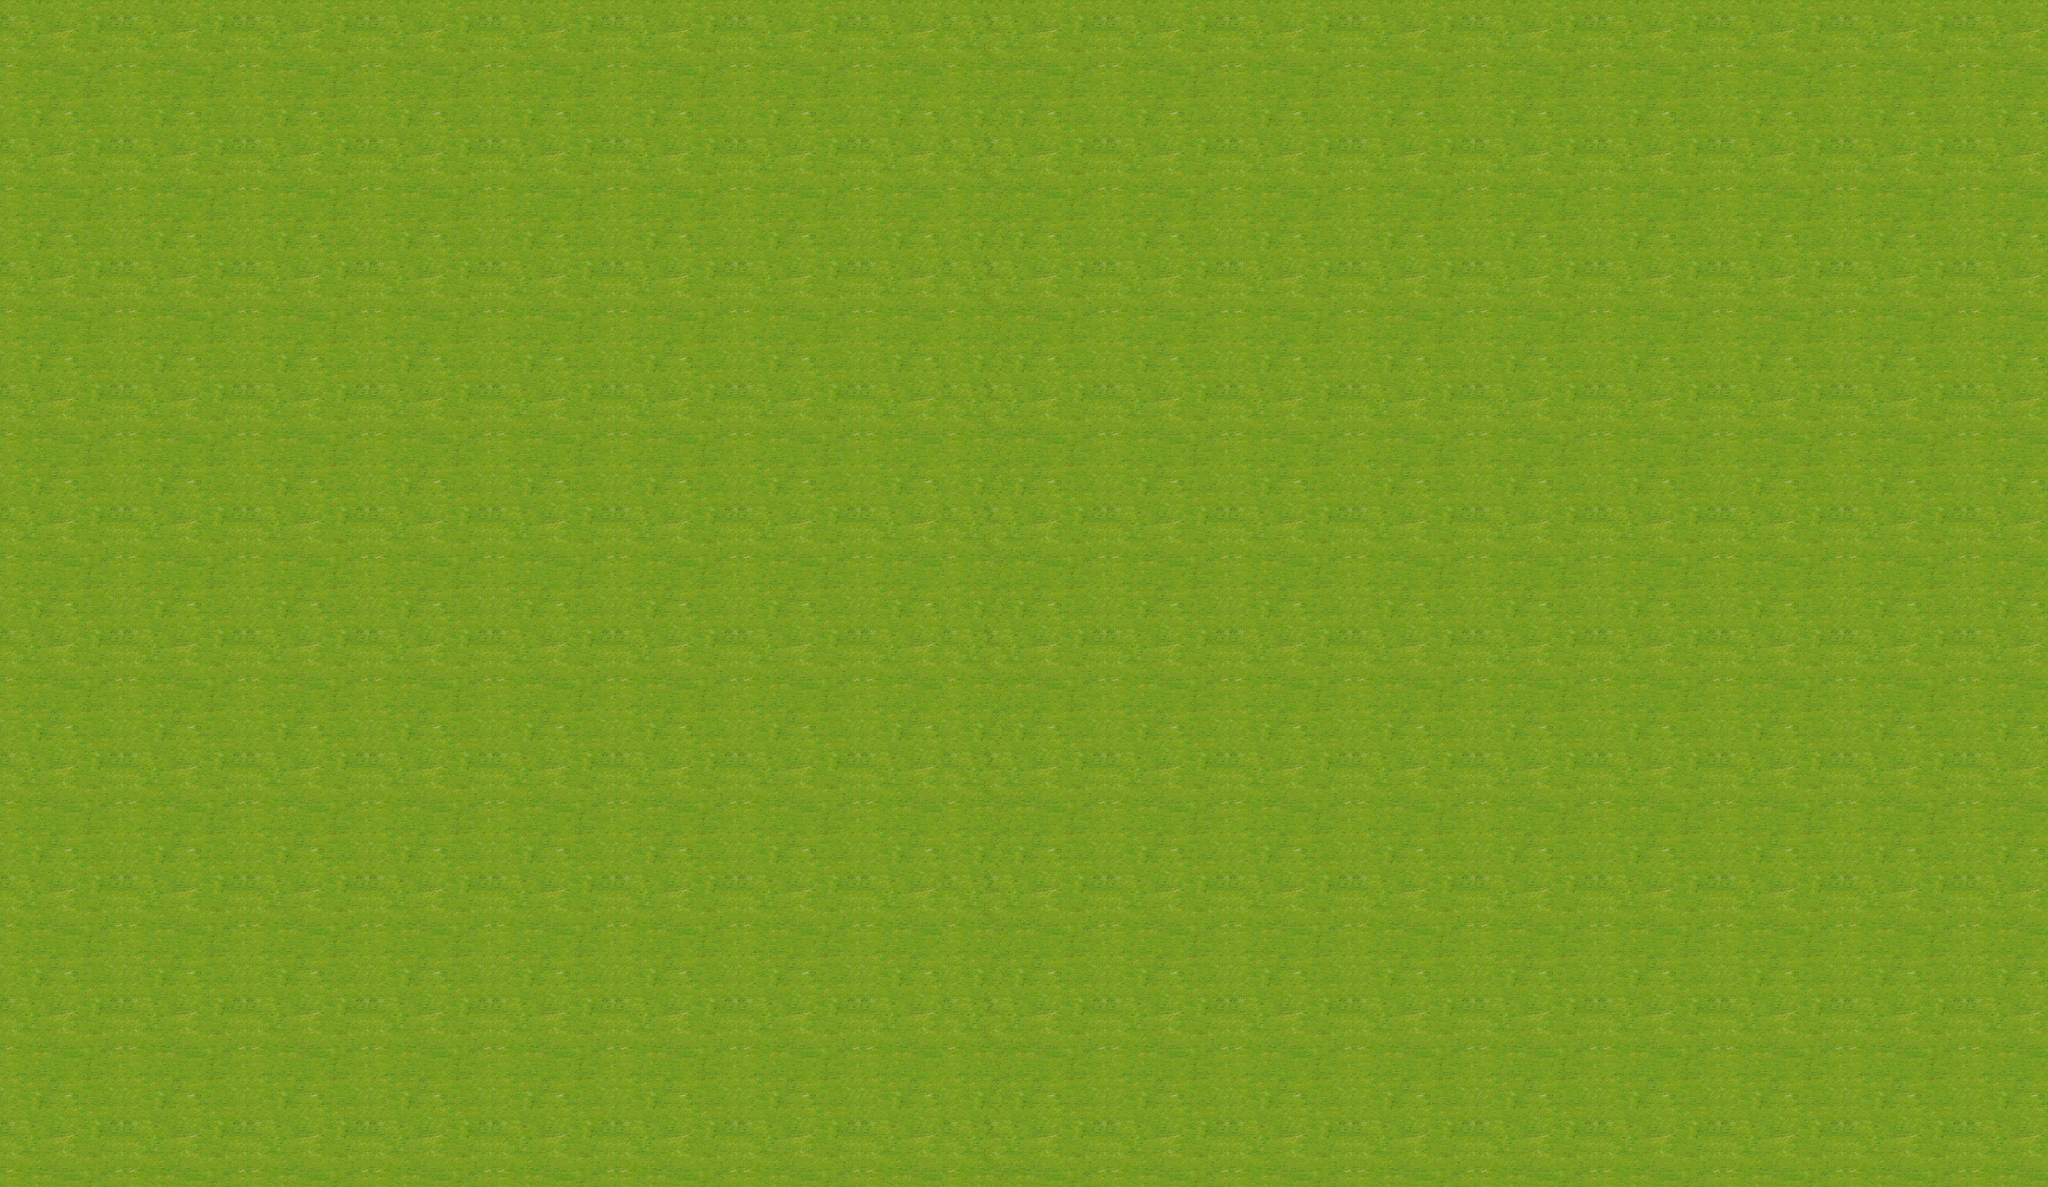

A level layout from a 2D game, rendered from its tile map. Below: a short description, then the map file with tile-grid data replaced by summaries:
An orthogonal 50x29 tile map with 160x160 px tiles, 2 tile layers (layer1, layer2).

<map version="1.0" orientation="orthogonal" width="50" height="29" tilewidth="160" tileheight="160">
 <tileset firstgid="1" name="terrain" tilewidth="160" tileheight="160">
  <image source="terrain.png" width="1440" height="1440" />
 </tileset>
 <layer name="layer1" width="50" height="29">
  <data>[1450 cells, 1450 non-empty, 9 distinct tile ids]</data>
 </layer>
 <layer name="layer2" width="50" height="29">
  <data>[1450 cells, 87 non-empty, 9 distinct tile ids]</data>
 </layer>
</map>
